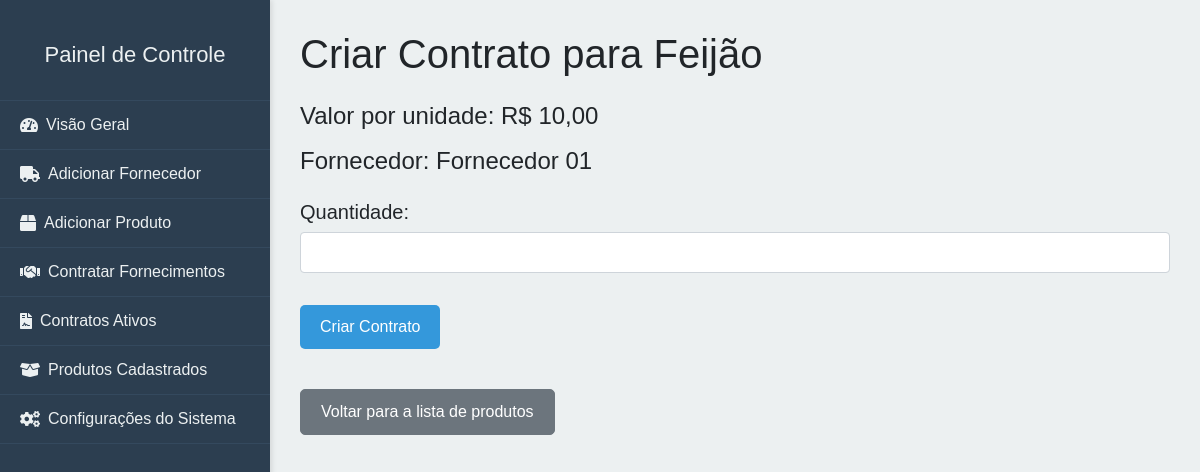
The page /cadastro_contrato/1/ on the database its author committed.
### apps/core/models.py (models this page shows, shortened)
class Produto(models.Model):
    produto = models.CharField(max_length=255)
    fornecedor = models.ForeignKey(Fornecedor, related_name='produtos', on_delete=models.CASCADE)
    valor_por_unidade = models.DecimalField(max_digits=10, decimal_places=2)
    class Meta:
        verbose_name = "Produto"
        verbose_name_plural = "Produtos"

class Fornecedor(models.Model):
    nome = models.CharField(max_length=255)
    telefone = models.CharField(max_length=15, blank=True)
    email = models.EmailField(blank=True)
    cidade = models.CharField(max_length=255, blank=True)
    estado = models.CharField(max_length=2, blank=True)
    cep = models.CharField(max_length=10, blank=True)
    class Meta:
        verbose_name = "Fornecedor"
        verbose_name_plural = "Fornecedores"

### apps/core/views.py (the view, shortened to what this page needs)
# urls.py: path('cadastro_contrato/<int:produto_id>/', views.cadastro_contrato, name='cadastro_contrato'),
def cadastro_contrato(request, produto_id):
    produto = get_object_or_404(Produto, id=produto_id)
    return render(request, 'core/cadastro_contrato.html', {'produto': produto})

### templates/core/cadastro_contrato.html (shortened to what this page needs)
<!DOCTYPE html>
<html lang="pt-br">
<head>
    <link href="https://stackpath.bootstrapcdn.com/bootstrap/4.3.1/css/bootstrap.min.css" rel="stylesheet">
</head>
<body>
    {% include 'core/sidebar.html' %}
    <div class="content">
        <h1 class="mb-4">Criar Contrato para {{ produto.produto }}</h1>
        <h4 class="mb-3">Valor por unidade: R$ {{ produto.valor_por_unidade }}</h4>
        <h4 class="mb-4">Fornecedor: {{ produto.fornecedor.nome }}</h4>
        <form method="POST" class="mt-4">
            <div class="form-group">
                <label for="quantidade" class="h5">Quantidade:</label>
                <input type="number" id="quantidade" name="quantidade" class="form-control" style="font-size: 18px; padding: 10px;">
            </div>
            <button type="submit" class="btn btn-primary mt-3">Criar Contrato</button>
        </form>
        <br>
        <a href="{% url 'listagem_produtos' %}" class="btn btn-secondary mt-3">Voltar para a lista de produtos</a>
    </div>
</body>
</html>

### templates/core/sidebar.html (style rules this page uses)
body { font-family: 'Arial', sans-serif; background-color: #f4f4f9; }
.content { margin-left: 270px; padding: 30px; background-color: #ecf0f1; min-height: 100vh; transition: margin-left 0.3s ease; }
.btn { font-size: 16px; padding: 10px 20px; border-radius: 5px; transition: background-color 0.3s ease; }
.btn-primary { background-color: #3498db; border: none; }

### rows shown on the page
Produto: produto "Feijão", valor_por_unidade "10,00", fornecedor.nome "Fornecedor 01"
